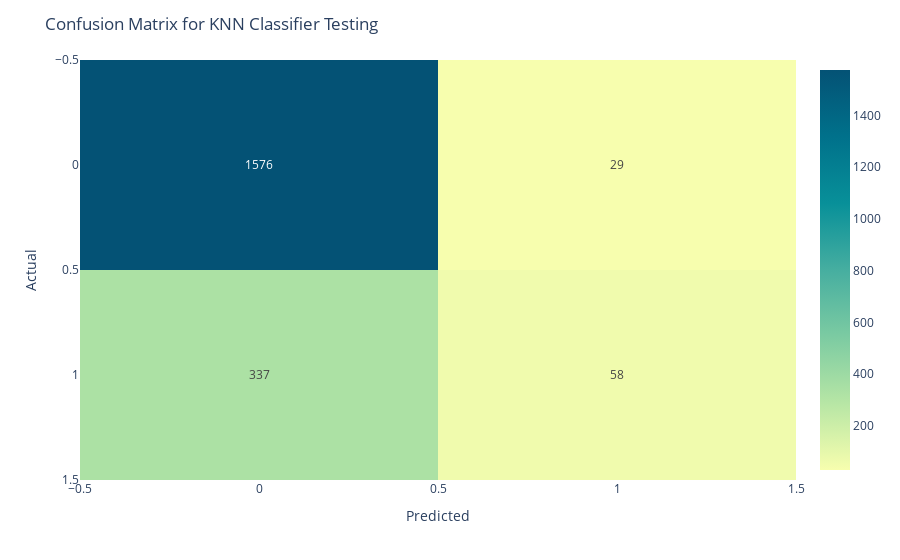

Here is the notebook cell this chart was saved with:
### Code cell
#plotting a Crosstab for the KNN Classifier
from sklearn.metrics import confusion_matrix
import plotly.express as px
heatmap = px.imshow(confusion_matrix(y_test,test_pred)
,aspect="auto",text_auto=True,color_continuous_scale="bluyl")
heatmap.update_layout(title = "Confusion Matrix for KNN Classifier Testing")
heatmap.update_xaxes(title="Predicted")
heatmap.update_yaxes(title="Actual")
heatmap.show()

### Figure 1 — Plotly figure (JSON) as saved in the notebook; plotly's stock layout.template omitted (floating-point values rounded to 4 significant figures)
{"data": [{"coloraxis": "coloraxis", "hovertemplate": "x: %{x}<br>y: %{y}<br>color: %{z}<extra></extra>", "name": "0", "texttemplate": "%{z}", "type": "heatmap", "xaxis": "x", "yaxis": "y", "z": [[1576, 29], [337, 58]]}], "layout": {"coloraxis": {"colorscale": [[0, "rgb(247, 254, 174)"], [0.1667, "rgb(183, 230, 165)"], [0.3333, "rgb(124, 203, 162)"], [0.5, "rgb(70, 174, 160)"], [0.6667, "rgb(8, 144, 153)"], [0.8333, "rgb(0, 113, 139)"], [1, "rgb(4, 82, 117)"]]}, "margin": {"t": 60}, "title": {"text": "Confusion Matrix for KNN Classifier Testing"}, "xaxis": {"anchor": "y", "domain": [0, 1], "title": {"text": "Predicted"}}, "yaxis": {"anchor": "x", "autorange": "reversed", "domain": [0, 1], "title": {"text": "Actual"}}}}
